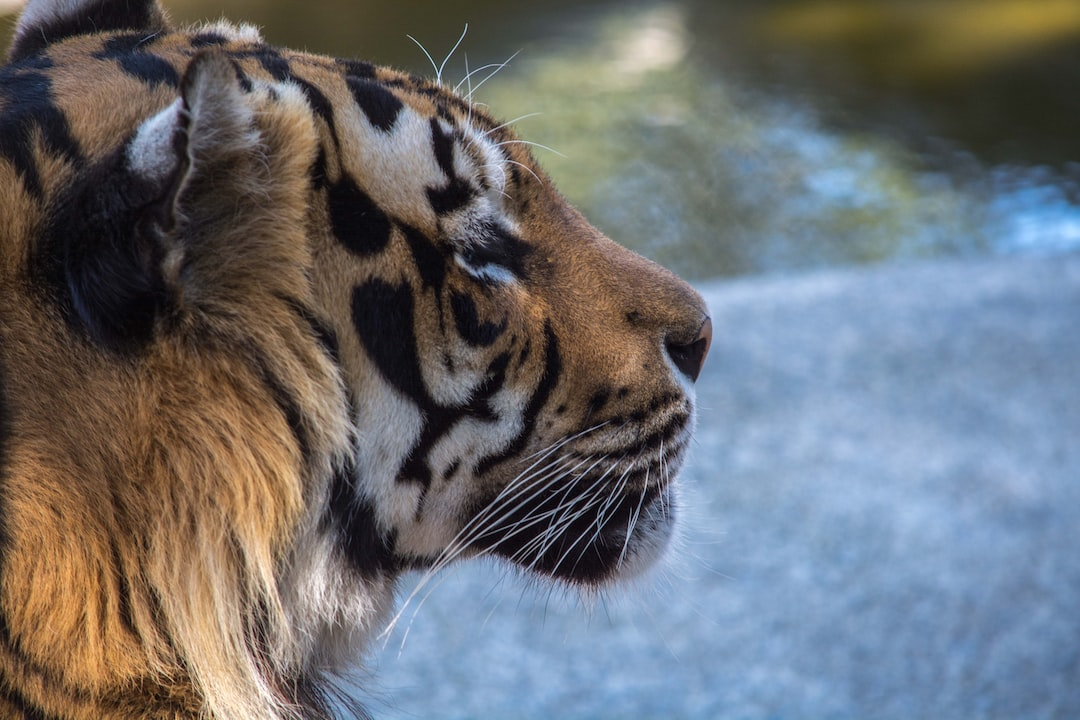
#> input picture Fourier Transformof Images/photo-1533450718592-29d45635f0a9.jpeg, 1080 x 720 px, found by its file name
$ python 'Canny Edge Detection.py'
#> lines starting #> are read from the running program, lines starting #| are printed output that depends on the picture; after the words box and inside, x2 and y2 are one past the last pixel; in counts of white or black regions, pixels touching at a corner belong together
import cv2
from matplotlib import pyplot as plt

def solve(s):

#> called with s = 'photo-1533450718592-29d45635f0a9.jpeg'
    img = cv2.imread(s)
#> img is the input picture: shape (720, 1080, 3); mean B, G, R 113.7, 110, 107.9
    img = cv2.resize(img,(500,500))
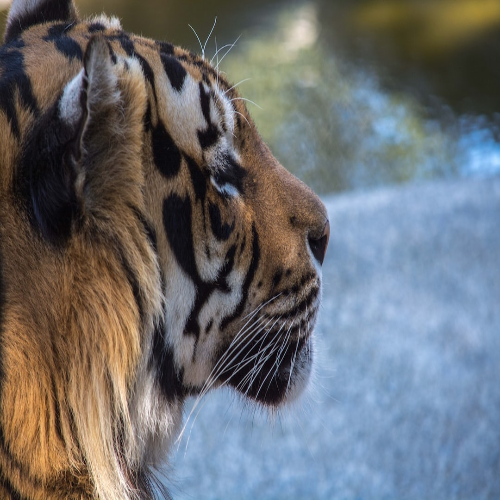
#> img: shape (500, 500, 3); mean B, G, R 113.6, 109.9, 107.8
    gray = cv2.cvtColor(img,cv2.COLOR_BGR2GRAY)
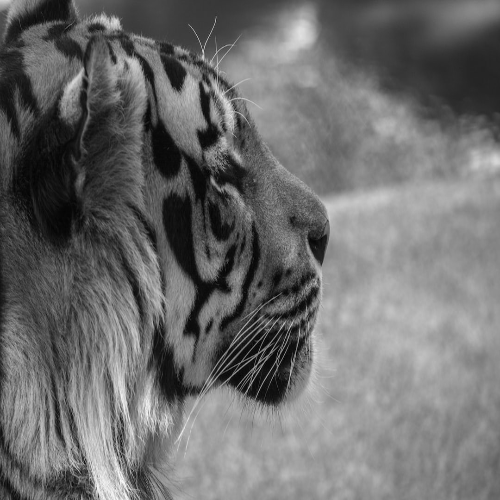
#> gray: shape (500, 500); min 1, max 250, mean 109.7
    # canny edge detection
    edges = cv2.Canny(gray,100,200)
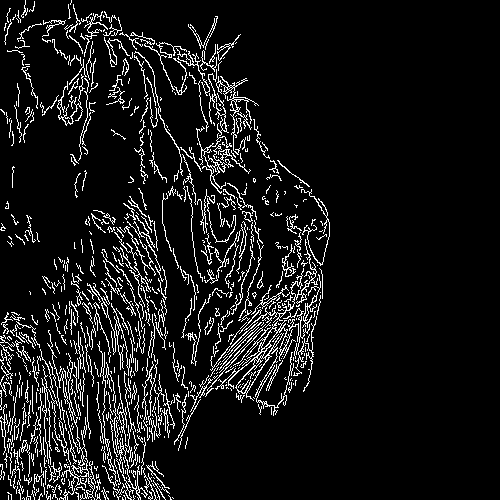
#> edges: shape (500, 500); 8.5% white in thin lines or dots, all inside (x1, y1, x2, y2) = (0, 0, 330, 500)

    # displaying output
    plt.subplot(121),plt.imshow(cv2.cvtColor(img,cv2.COLOR_BGR2RGB))
    plt.title('Original Image'), plt.xticks([]), plt.yticks([])
    plt.subplot(122),plt.imshow(edges,cmap = 'gray')
    plt.title('Canny Edge detected'), plt.xticks([]), plt.yticks([])
    plt.show()
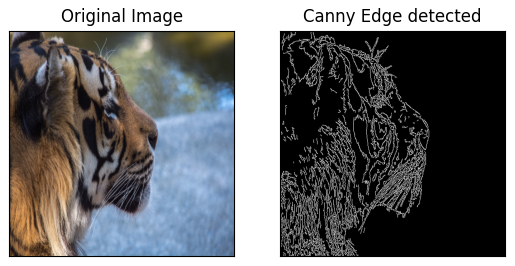
#> figure drawn by matplotlib, 2 panels

# function call
s = "photo-1533450718592-29d45635f0a9.jpeg"
solve(s)
